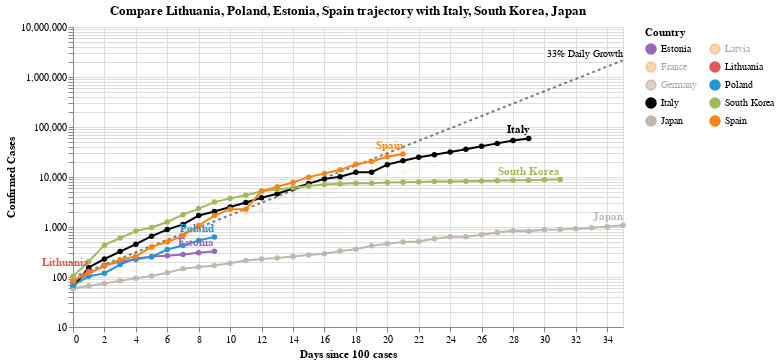

The notebook cell saved with this chart:
### Code cell
#hide_input
chart2 = make_since_chart(['Lithuania', 'Poland', 'Estonia', 'Spain'])
chart2

### Figure 1 — Vega-Lite specification as saved in the notebook (floating-point values rounded to 4 significant figures; data arrays with more than 128 entries replaced by an {"elided": "..."} marker saying what was removed)
{"config": {"view": {"continuousWidth": 400, "continuousHeight": 300}}, "layer": [{"mark": {"type": "line", "color": "black", "opacity": 0.5, "strokeDash": [3, 3]}, "encoding": {"x": {"type": "quantitative", "field": "Days since 100 cases"}, "y": {"type": "quantitative", "field": "Confirmed Cases"}}}, {"mark": {"type": "text", "align": "right", "dy": -6, "fontSize": 10, "text": "33% Daily Growth"}, "encoding": {"x": {"type": "quantitative", "field": "Days since 100 cases"}, "y": {"type": "quantitative", "field": "Confirmed Cases"}}, "transform": [{"filter": "(datum['Days since 100 cases'] >= 35)"}]}, {"data": {"name": "data-71f4f25e5b5fa32765937480d0311e52"}, "mark": {"type": "line", "point": true}, "encoding": {"color": {"type": "nominal", "field": "Country", "legend": {"columns": 2}, "scale": {"domain": ["Estonia", "France", "Germany", "Italy", "Japan", "Latvia", "Lithuania", "Poland", "South Korea", "Spain"], "range": ["#9467bd", "#F58518", "#9D755D", "black", "#C1B7AD", "#F58518", "#E45756", "#2495D3", "#A1BA59", "#F58518"]}}, "opacity": {"condition": {"value": 1, "selection": "selector006"}, "value": 0.05}, "tooltip": [{"type": "nominal", "field": "Country"}, {"type": "temporal", "field": "Date"}, {"type": "quantitative", "field": "Confirmed Cases"}, {"type": "quantitative", "field": "Days since 100 cases"}], "x": {"type": "quantitative", "field": "Days since 100 cases"}, "y": {"type": "quantitative", "field": "Confirmed Cases", "scale": {"type": "log"}}}, "selection": {"selector006": {"type": "multi", "fields": ["Country"], "bind": "legend", "init": [{"Country": "Lithuania"}, {"Country": "Poland"}, {"Country": "Estonia"}, {"Country": "Spain"}, {"Country": "Italy"}, {"Country": "South Korea"}, {"Country": "Japan"}]}}, "width": 550}, {"data": {"name": "data-71f4f25e5b5fa32765937480d0311e52"}, "mark": {"type": "text", "align": "right", "dy": -8, "fontWeight": "bold"}, "encoding": {"color": {"type": "nominal", "field": "Country", "legend": {"columns": 2}, "scale": {"domain": ["Estonia", "France", "Germany", "Italy", "Japan", "Latvia", "Lithuania", "Poland", "South Korea", "Spain"], "range": ["#9467bd", "#F58518", "#9D755D", "black", "#C1B7AD", "#F58518", "#E45756", "#2495D3", "#A1BA59", "#F58518"]}}, "opacity": {"condition": {"value": 1, "selection": "selector006"}, "value": 0.05}, "text": {"type": "nominal", "field": "Country"}, "tooltip": [{"type": "nominal", "field": "Country"}, {"type": "temporal", "field": "Date"}, {"type": "quantitative", "field": "Confirmed Cases"}, {"type": "quantitative", "field": "Days since 100 cases"}], "x": {"type": "quantitative", "field": "Days since 100 cases"}, "y": {"type": "quantitative", "field": "Confirmed Cases", "scale": {"type": "log"}}}, "transform": [{"filter": "(datum['Date'] >= 1584835200000)"}], "width": 550}], "data": {"name": "data-c1a3bbf4dd040f2e7e8e7a69520e3c2a"}, "title": "Compare Lithuania, Poland, Estonia, Spain trajectory with Italy, South Korea, Japan", "$schema": "https://vega.github.io/schema/vega-lite/v4.0.2.json", "datasets": {"data-c1a3bbf4dd040f2e7e8e7a69520e3c2a": [{"Days since 100 cases": 0, "Confirmed Cases": 100.0}, {"Days since 100 cases": 1, "Confirmed Cases": 133.0}, {"Days since 100 cases": 2, "Confirmed Cases": 176.9}, {"Days since 100 cases": 3, "Confirmed Cases": 235.3}, {"Days since 100 cases": 4, "Confirmed Cases": 312.9}, {"Days since 100 cases": 5, "Confirmed Cases": 416.2}, {"Days since 100 cases": 6, "Confirmed Cases": 553.5}, {"Days since 100 cases": 7, "Confirmed Cases": 736.1}, {"Days since 100 cases": 8, "Confirmed Cases": 979.1}, {"Days since 100 cases": 9, "Confirmed Cases": 1302.0}, {"Days since 100 cases": 10, "Confirmed Cases": 1732.0}, {"Days since 100 cases": 11, "Confirmed Cases": 2303.0}, {"Days since 100 cases": 12, "Confirmed Cases": 3064.0}, {"Days since 100 cases": 13, "Confirmed Cases": 4074.0}, {"Days since 100 cases": 14, "Confirmed Cases": 5419.0}, {"Days since 100 cases": 15, "Confirmed Cases": 7207.0}, {"Days since 100 cases": 16, "Confirmed Cases": 9586.0}, {"Days since 100 cases": 17, "Confirmed Cases": 12750.0}, {"Days since 100 cases": 18, "Confirmed Cases": 16960.0}, {"Days since 100 cases": 19, "Confirmed Cases": 22550.0}, {"Days since 100 cases": 20, "Confirmed Cases": 29990.0}, {"Days since 100 cases": 21, "Confirmed Cases": 39890.0}, {"Days since 100 cases": 22, "Confirmed Cases": 53060.0}, {"Days since 100 cases": 23, "Confirmed Cases": 70560.0}, {"Days since 100 cases": 24, "Confirmed Cases": 93850.0}, {"Days since 100 cases": 25, "Confirmed Cases": 124800.0}, {"Days since 100 cases": 26, "Confirmed Cases": 166000.0}, {"Days since 100 cases": 27, "Confirmed Cases": 220800.0}, {"Days since 100 cases": 28, "Confirmed Cases": 293700.0}, {"Days since 100 cases": 29, "Confirmed Cases": 390600.0}, {"Days since 100 cases": 30, "Confirmed Cases": 519500.0}, {"Days since 100 cases": 31, "Confirmed Cases": 690900.0}, {"Days since 100 cases": 32, "Confirmed Cases": 918900.0}, {"Days since 100 cases": 33, "Confirmed Cases": 1222000.0}, {"Days since 100 cases": 34, "Confirmed Cases": 1625000.0}, {"Days since 100 cases": 35, "Confirmed Cases": 2162000.0}], "data-71f4f25e5b5fa32765937480d0311e52": {"elided": "194 records"}}}
